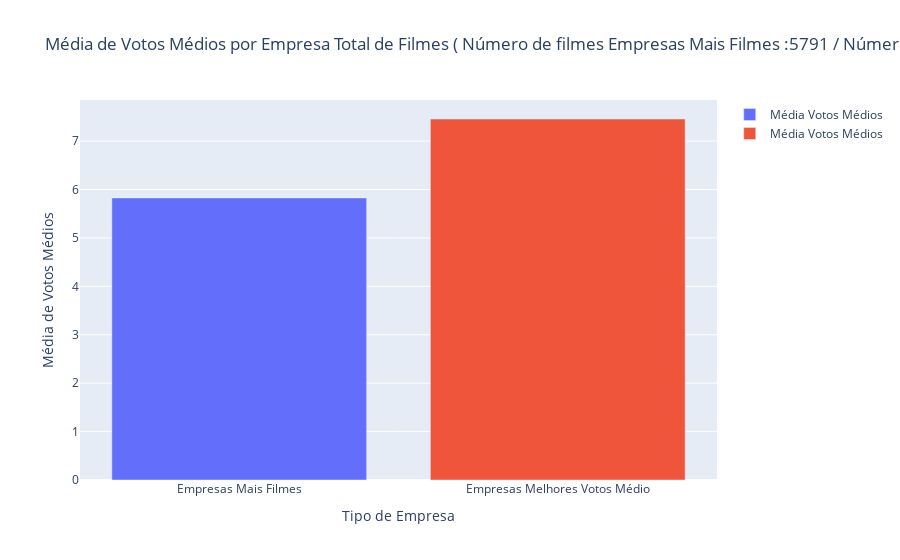

The cell this chart's notebook holds for it:
### Code cell
# Calcular a média da coluna "Voto_medio" de cada DataFrame
media_voto_medio_empresas_mais_filmes = df_empresas_mais_filmes['Voto_medio'].mean()
media_voto_medio_empresas_melhores_votos_medio = df_empresas_melhores_votos_medio['Voto_medio'].mean()

# Calcular a quantidade total de filmes produzidos por cada tipo de empresa
total_filmes_empresas_mais_filmes = df_empresas_mais_filmes['Quantidade_de_filmes_produzidos'].sum()
total_filmes_empresas_melhores_votos_medio = df_empresas_melhores_votos_medio['Quantidade_de_filmes_produzidos'].sum()

# Criar o gráfico de barras
fig = go.Figure()

# Adicionar as barras para a média de votos médios das empresas com mais filmes produzidos
fig.add_trace(go.Bar(x=['Empresas Mais Filmes'], y=[media_voto_medio_empresas_mais_filmes], name='Média Votos Médios'))

# Adicionar as barras para a média de votos médios das empresas com melhores votos médios
fig.add_trace(go.Bar(x=['Empresas Melhores Votos Médio'], y=[media_voto_medio_empresas_melhores_votos_medio], name='Média Votos Médios'))

# Atualizar layout do gráfico
fig.update_layout(title=f'Média de Votos Médios por Empresa\nTotal de Filmes ( Número de filmes Empresas Mais Filmes :{total_filmes_empresas_mais_filmes} / Número de filmes Empresas Melhores Votos Médio:{total_filmes_empresas_melhores_votos_medio})',
                   xaxis_title='Tipo de Empresa',
                   yaxis_title='Média de Votos Médios')

# Mostrar o gráfico
fig.show()

### Figure 1 — Plotly figure (JSON) as saved in the notebook; plotly's stock layout.template omitted (floating-point values rounded to 4 significant figures)
{"data": [{"name": "Média Votos Médios", "type": "bar", "x": ["Empresas Mais Filmes"], "y": [5.826]}, {"name": "Média Votos Médios", "type": "bar", "x": ["Empresas Melhores Votos Médio"], "y": [7.456]}], "layout": {"title": {"text": "Média de Votos Médios por Empresa\nTotal de Filmes ( Número de filmes Empresas Mais Filmes :5791 / Número de filmes Empresas Melhores Votos Médio:130)"}, "xaxis": {"title": {"text": "Tipo de Empresa"}}, "yaxis": {"title": {"text": "Média de Votos Médios"}}}}
